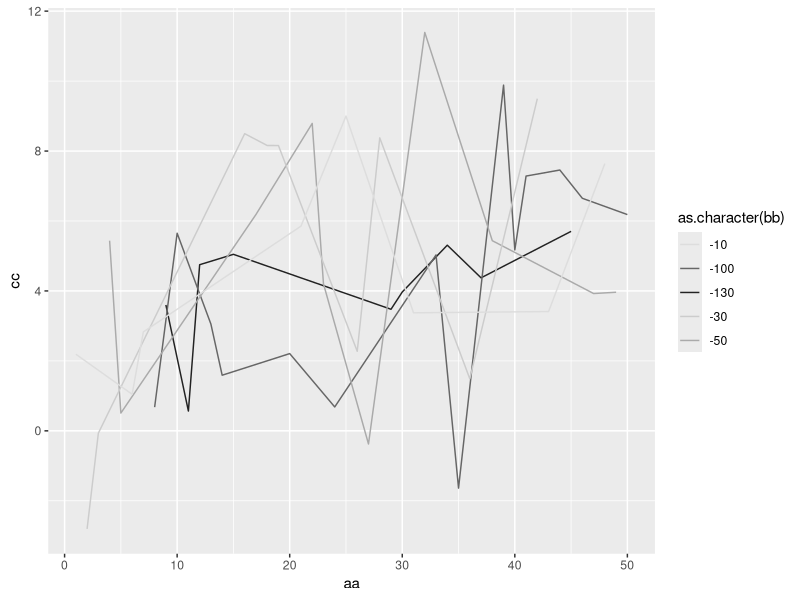

The R script that drew this image:
dd = data.frame(aa = 1:50,
                bb = sample(c(-10, -30, -50, -100, -130),
                            size = 50, replace = TRUE),
                cc = rnorm(50, mean = 5, sd = 3))
                
library("ggplot2")                
ggplot(data = dd,
       aes(x = aa,
           y = cc,
           group = bb,
           color = as.character(bb))) + 
  geom_line() + 
  scale_color_manual(values = c(`-10` = "#DDDDDD",
                                `-30` = "#CCCCCC",
                                `-50` = "#AAAAAA",
                                `-100` = "#666666",
                                `-130` = "#222222"))
                                
